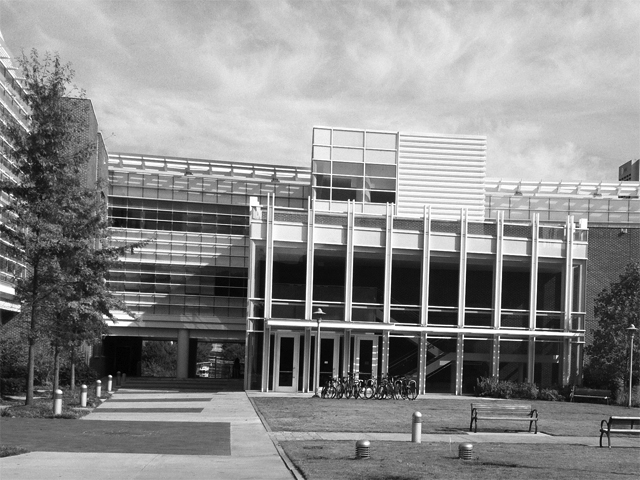
%> input picture ps5_matlab_Haoyang_Zeng/transA.jpg, 640 x 480 px
$ octave ps5_1_a.m   (GNU Octave 9; MATLAB toolbox functions it lacks are replaced by stand-ins)
%> lines starting %> are read from the running program, lines starting %| are printed output that depends on the picture
F1 = imread('transA.jpg');
%> F1 is the input picture: size 480x640 uint8; min 0, max 255, mean 139
subplot(2,1,1);
[GradientX1,GradientY1] = imgradientxy(F1);
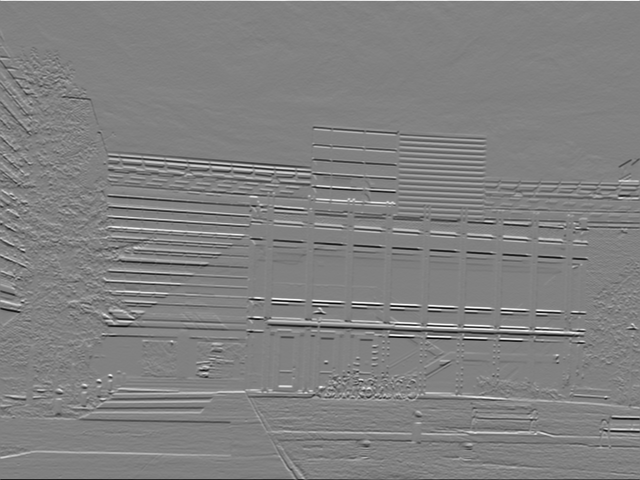
%> GradientY1: size 480x640 double; min -975, max 947, mean -0.4; drawn with min black and max white
%show them in pairs
imshowpair(GradientX1,GradientY1,'montage');
title('transA graient-pair image');

F2 = imread('simA.jpg');
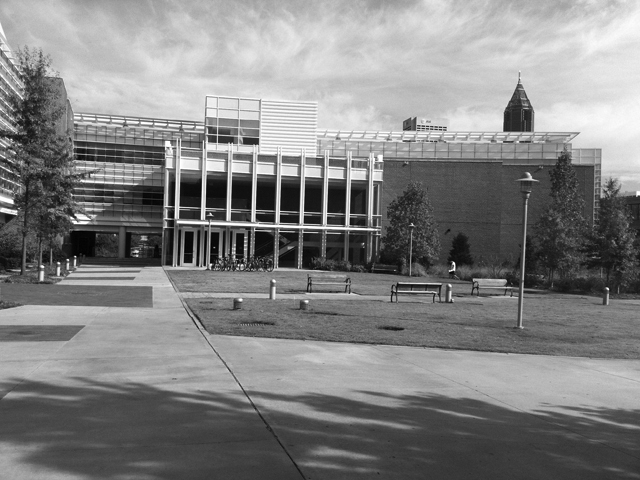
%> input picture ps5_matlab_Haoyang_Zeng/simA.jpg, 640 x 480 px
%> F2 is the input picture: size 480x640 uint8; min 0, max 255, mean 130.6
subplot(2,1,2);
[GradientX2,GradientY2] = imgradientxy(F2);
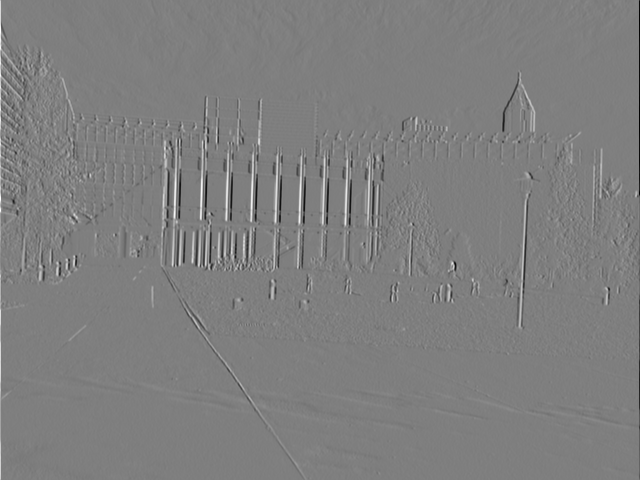
%> GradientX2: size 480x640 double; min -1014, max 1020, mean 0.1; drawn with min black and max white
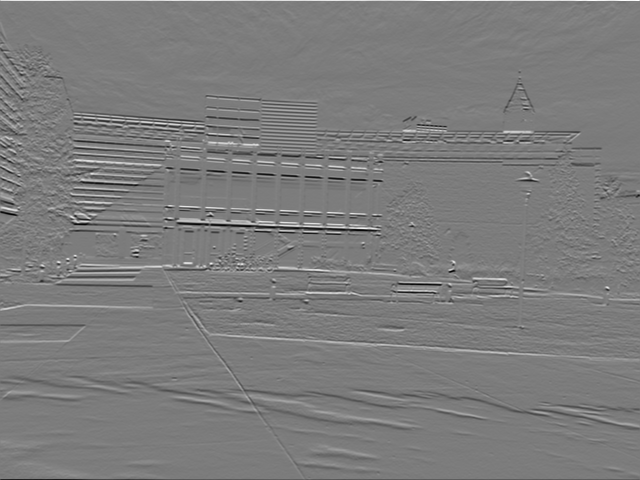
%> GradientY2: size 480x640 double; min -879, max 919, mean -0.9; drawn with min black and max white
%show them in pairs
imshowpair(GradientX2,GradientY2,'montage');
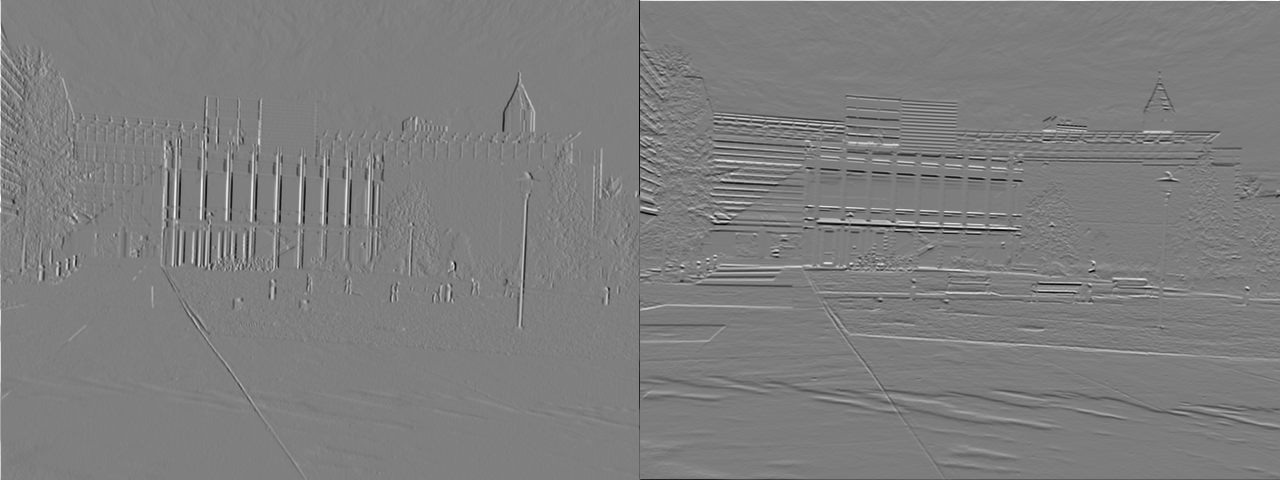
%> displayed picture: size 480x1280, on the screen's scale of 0 to 255; min 0, max 255, mean 125.9
title('simA graient-pair image');

%method 2
f1 = [-1 0 1; -1 0 1; -1 0 1];
f2 = [-1 -1 -1; 0 0 0; 1 1 1];
x = imfilter(F1, f1);
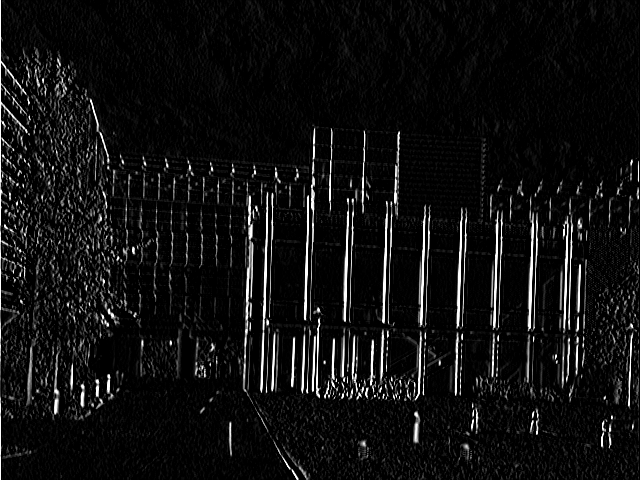
%> x: size 480x640 uint8; min 0, max 255, mean 16.1
y = imfilter(F2, f2);
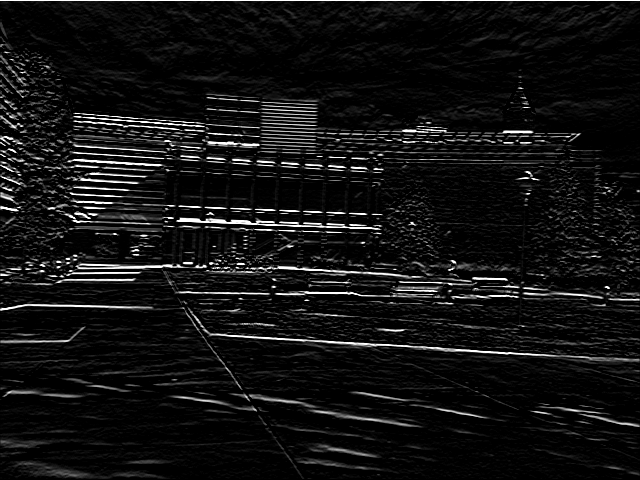
%> y: size 480x640 uint8; min 0, max 255, mean 18
%but the gradient image is from 0 to 256
